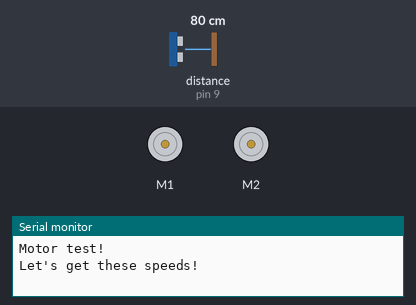
Simulated run of this sketch. Board: Arduino Uno, built with avr-gcc and run on an emulated ATmega328P. Parts: 2 × DC motor (green arrow = forward, orange = backward, longer = faster), the last lines printed to the serial monitor. Wiring (inferred from the names in the program): ultrasonic range finder: trigger pin 8; echo pin 9. Inputs (shaded band) come from the test bench; at power-on: distance to the obstacle (sensor on pin 9) 80 cm. The echo pulse lasts 58.3 µs per cm.

Above: at 1.2 s.
1.3 s: distance to the obstacle (sensor on pin 9) set to 12 cm
4.3 s: distance to the obstacle (sensor on pin 9) set to 9 cm
At 7.1 s:
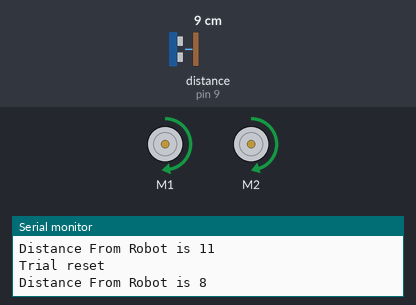
Timing chart, 0 to 13.3 s (numbered marks = the images above; inputs shaded):
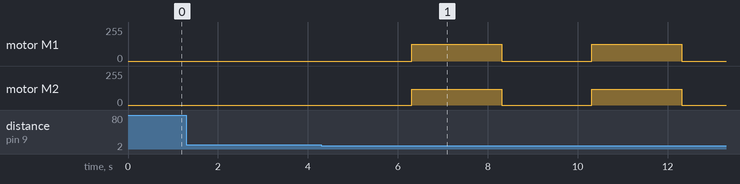

Measured:
- the behaviour switches between 11 and 10 cm on distance to the obstacle (sensor on pin 9) (found by bisection; images 0 and 1)
- after the input at 4.3 s, motor M1: alternates forward 127/255 for 2.0 s and stopped for 2.0 s, starting after 2.0 s; motor M2: alternates forward 120/255 for 2.0 s and stopped for 2.0 s, starting after 2.0 s

The sketch:

Arduino_Car_Control.ino
```cpp
#include <Wire.h>
#include <Adafruit_MotorShield.h> //import your motor shield library
#include <SoftwareSerial.h>
#include "utility/Adafruit_MS_PWMServoDriver.h"
#define trigPin 8  //define the pins of your sensor
#define echoPin 9

char inChar1; //character to recieve data serially
int dir; //integer to determine direction of the car
int val_1; // integer that holds the actual speed recieved by the car
int recSpeed=0;
int trial=0; //integere variable to check how many characters are sent over bluetooth
int supaspeed; // result of maaping the incoming speed to rpm or analog voltage
int motorSpeed;// the incoming speed from the HeadPi
boolean isRunning;

//import motor shield library
Adafruit_MotorShield AFMS = Adafruit_MotorShield(); //declare the AFMS object
Adafruit_DCMotor *leftMotor = AFMS.getMotor(1);  //leftMotor is in M1 of the motor shield
Adafruit_DCMotor *rightMotor = AFMS.getMotor(2);   //leftMotor is in M2 of the motor shield
//initalizing bluetooth connection
SoftwareSerial mySerial(5, 6);  //RX, TX

void setup(){
  Serial.begin(9600);  //begin serial communitication
  Serial.println("Motor test!"); //Prints on the serial monitor
  Serial.println("Let's get these speeds!"); //Prints on the serial monitor

  //Input for the ultrasonic sensor
  pinMode(trigPin, OUTPUT);// set the trig pin to output (Send sound waves)
  pinMode(echoPin, INPUT);// set the echo pin to input (recieve sound waves)

  AFMS.begin(); // Begins the movemment of the car
  leftMotor->run(BACKWARD); //motors are setup the wrong way BACKWARD makes the car go foward
  rightMotor->run(BACKWARD);

  mySerial.begin(9600); //Begins bluetooth communication

  }

void loop(){
 long duration, distance; // start the scan
    digitalWrite(trigPin, LOW);
    delayMicroseconds(2); // delays are required for a succesful sensor operation.
    digitalWrite(trigPin, HIGH);
    delayMicroseconds(10); //this delay is required as well!
    digitalWrite(trigPin, LOW);
    duration = pulseIn(echoPin, HIGH);
    distance = (duration/2) / 29.1;// convert the distance to centimeters.
    if (distance < 30){
      Serial.print ("Distance From Robot is " );
      Serial.print ( distance);
      Serial.println ();
       leftMotor->setSpeed(127*(distance/100));
       rightMotor->setSpeed(127*(distance/100)*0.95);
       isRunning=true;
       if(distance <10){
          delay(2000);
          leftMotor->run(FORWARD);
          rightMotor->run(FORWARD);
         leftMotor->setSpeed(127);
         rightMotor->setSpeed(127*.95);
         isRunning=true;
         delay(1500);
       }
     }
    else{
      if(mySerial.available()>=4){
        char incomingByte0 = mySerial.read();
        char incomingByte1 = mySerial.read();
        char incomingByte2 = mySerial.read();
        char incomingByte3 = mySerial.read();

        int dir = incomingByte0 - '0';
        int hundreds = incomingByte1 - '0';
        int tens = incomingByte2 - '0';
        int ones = incomingByte3 - '0';
        int motorSpeed= hundreds*100+tens*10+ones;

        if(motorSpeed>0){ //If the speed is greater than 0
          Serial.println("Setting speed");
          //left turning
            if(dir==1){
              Serial.println("Left");
              supaspeed= map(motorSpeed, 0, 435, 0, 255); //the mapping of the values on car speeds to the analog voltages
              leftMotor->setSpeed(supaspeed); //left motor is slowed down
              rightMotor->setSpeed(127*0.95); //right continues
              isRunning=true;
            }
            //straight condition
            if(dir==2){
              Serial.println("Straight");
              leftMotor->run(BACKWARD); //motors are setup the wrong way BACKWARD makes the car go foward
              rightMotor->run(BACKWARD);
              leftMotor->setSpeed(127);
              rightMotor->setSpeed(127*0.95); //right motor is slowed down
              isRunning=true;
            }
          if(dir==3){
            Serial.println("Right");
            supaspeed= map(motorSpeed, 0, 435, 0, 255); //the mapping of the values on car speeds to the analog voltages
            leftMotor->setSpeed(127); //left motor continues
            rightMotor->setSpeed(supaspeed*0.95); //right motor is slowed down
            isRunning=true;
          }//ping of the values on car speeds to the analog voltages
          if(dir==4){
              Serial.println("Reverese");
              leftMotor->run(FORWARD); //motors are setup the wrong way BACKWARD makes the car go foward
              rightMotor->run(FORWARD);
              leftMotor->setSpeed(127);
              rightMotor->setSpeed(127*0.95); //right motor is slowed down
              isRunning=true;
          }
        }
      }
    }
    if(isRunning){
      delay(500);
      leftMotor->setSpeed(0);
      rightMotor->setSpeed(0); //right motor is slowed down
      leftMotor->run(BACKWARD); //motors are setup the wrong way BACKWARD makes the car go foward
      rightMotor->run(BACKWARD);
      isRunning=false;
      Serial.println("Trial reset");
    }
}
```
